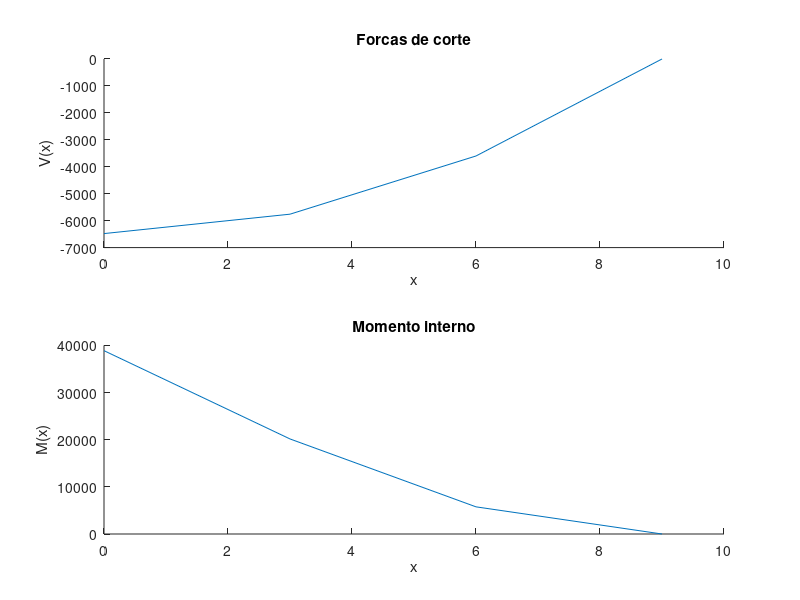

Recreate this plot in MATLAB. (Note: this script raises an error after producing the figure.)
clear;
clc;
disp("#####################################################################");
disp("REFERENCIAIS/CONVENÇÕES:");
disp("1a. Forças verticais são positivas no sentido positivo do eixo Y (para cima).");
disp("1b. Forças horizontais são positivas no sentido positivo do eixo X (para a direita).");
disp("Por exemplo, para marcar forças pontuais que são: verticais para cima: usa-se angulo 90 verticais para baixo: usa-se angulo 270 horizontais para direita: usa-se angulo 0 horizontais para esquerda: usa angulo 180")
disp("1c. Torques são positivos no sentido positivo do eixo X (para a direita).");
disp("1d. Momentos são positivos no sentido horário.");
disp("1e. Caso forças de carregamento estejam sobrepostas, cabe ao usário fazer a devida soma das funções")
disp("1f. Como adotamos refencial de forças de cima pra baixo como negativo, carregamentos que atuem em cima da barra devem ter valor de sua função negativa")
disp("");
disp("2. Os referencias são adotados todos a partir do início da viga, ou seja, posição (0,0)")
disp("O engaste será sempre localizado na parte esquerda da barra.")
# --(Afirmação acima) não necessariamente pois tem exercícios que só serão resolvidos
# mudando o referencial. Talvez somente para o apoio engastado esta afirmação é válida.
# --Supomos sempre que as vigas são ajustadas para que se localize no eixo x com inicio em (0,0)
# --Supomos também que os carregamentos distribuidos são sempre verticais de cima para baixo?
# --Podemos considerar a representação das forças verticais e horizontais atraves 
# do sinal positivo ou negativo da força ou pelo angulo correspondente. Qual é melhor?
# --Para marcar forças pontuais que são: 
# ----verticais para baixo: usa angulo 90
# ----verticais para cima: usa angulo 270
# ----horizontais para esquerda: usa angulo 0
# ----horizontais para direita: usa angulo 180
# -- Considerando dois roletes, obrigatoriamente a resultante das forças externas verticais
# deve ser de cima para baixo e deve estar entre os dois roletes.     
disp("");
disp("3. Todas as unidades devem estar no SI menos os ângulos que estão em graus");
disp("#####################################################################\n");

function forcaCarregamento = calcForcaCarregamento(carregamento)
  ini = carregamento(1);
  fim = carregamento(2);
  coefs = transpose(carregamento(3:end));
  integral = polyint(coefs);
  forcaCarregamento = polyval(integral, fim) - polyval(integral, ini);
endfunction

function momentoCarregamento = calcMomentoCarregamento(carregamento)
  ini = carregamento(1);
  fim = carregamento(2);
  coefs = carregamento(3:end);
  coefs = [coefs, 0];
  integral = polyint(coefs);
  momentoCarregamento = -1*(polyval(integral, fim) - polyval(integral, ini));
endfunction


function forcasExternas = getForcas()
  numForcasPontuais = input("Quantas forças pontuais estão sendo aplicadas na viga: ");

  forcasExternas = zeros(numForcasPontuais,3); # [x, fx, fy]

  if (numForcasPontuais > 0)
    disp("");
    disp("Para cada força, digite sua posição na viga, intensidade, ângulo em graus");
    for i = 1:numForcasPontuais
      disp(sprintf("Força %d\n", i));
      pos = input("Posição: ");
      intensidade = input("Intensidade: ");
      angulo = input("Ângulo: ");
      
      fx = intensidade*cos(deg2rad(angulo));
      fy = intensidade*sin(deg2rad(angulo));
      
      forcasExternas(i,:) = [pos;fx;fy];
      
      disp("Força computada com sucesso!\n");
    endfor
  endif
endfunction

function torques = getTorques()
  numTorques = input("Quantos torques estao sendo aplicados na viga: ");

  torques = zeros(numTorques,2); # [x, intensidade]

  if (numTorques > 0)
    disp("");
    disp("Para cada torque, digite sua posição e sua intensidade - lembrando que se a intensidade é negativa, o torque é tido no sentido oposto do eixo X.");
    for i = 1:numTorques
      disp(sprintf("Torque %d\n", i));
      pos = input("Posição: ");
      intensidade = input("Intensidade: ");
      
      torques(i, :) = [pos;intensidade];
      
      disp("Torque computado com sucesso!\n");
    endfor
  endif
endfunction

function momentos = getMomentos()
  numMomentos = input("Quantos momentos estao sendo aplicados na viga: ");

  momentos = zeros(numMomentos,2); # [x, intensidade]

  if (numMomentos > 0)
    disp("");
    disp("Para cada momento, digite sua posição e sua intensidade - lembrando que se a intensidade é negativa, o momento é tido no sentido horário.");
    for i = 1:numMomentos
      disp(sprintf("Momento %d\n", i));
      pos = input("Posição: ");
      intensidade = input("Intensidade: ");
      
      momentos(i, :) = [pos;intensidade];
      
      disp("Momento computado com sucesso!\n");
    endfor
  endif
endfunction


function carregamentos = getCarregamentos()
  numCarregamentos = input("Quantos carregamentos distribuídos estão sendo aplicados na viga: ");
  n = input("Digite o grau máximo 'n' da função de carregamento: ")
  
  carregamentos = zeros(numCarregamentos, n+3); # [posIni, posFim, coefs]

  if (numCarregamentos > 0)
    disp("");
    disp("Para cada carregamento, digite as suas posições inicial e final e sua função polinomial (em N/m)");
    for i = 1:numCarregamentos
      disp(sprintf("Carregamento %d\n", i));
      posIni = input("Posição inicial: ");
      posFim = input("Posição final: ");
      coefs = input("Coeficientes (seguindo o padrão) [an;an-1;...;a1;a0]:");
      
      carregamentos(i, :) = [posIni;posFim;coefs];
      
      disp("Carregamento computado com sucesso.");
    endfor
  endif
endfunction
%{
tamanhoViga = input("Digite o tamanho da viga: ");

forcas = getForcas();
torques = getTorques();
momentos = getMomentos();
carregamentos = getCarregamentos();

%}
tamanhoViga = 18;
forcas = zeros(0,3); # [x, fx, fy]
ForcasExternas = zeros(0,3);
torques = zeros(0,2); # [x, intensidade]
momentos = zeros(0,2); # [x, intensidade
carregamentos = [0,9,-160,0];


%{
tamanhoViga = 3.8;
forcas = [0.9,0,-54000;3.8,0,-40000;3.8,10000,0]; # [x, fx, fy]
ForcasExternas = [0.9,0,-54000;3.8,0,-48000;3.8,10000,0];
torques = zeros(0,2); # [x, intensidade]
momentos = [1.8,75000]; # [x, intensidade
carregamentos = zeros(0,3);
tamanhoViga = 18;
forcas = zeros(0,3); # [x, fx, fy]
ForcasExternas = zeros(0,3)
torques = zeros(0,2); # [x, intensidade]
momentos = zeros(0,2); # [x, intensidade
carregamentos = [0,9,-160,0];
tamanhoViga = 5;
forcas = [3,0,5000;5,0,5000]; # [x, fx, fy]
ForcasExternas = [3,0,5000;5,0,5000];
torques = zeros(0,2); # [x, intensidade]
momentos = [2,5000]; # [x, intensidade
carregamentos = zeros(0,3);
%}
#carregamentos = [0,9,160,0];

###############################################
######## CÁLCULOS PARA O ENGASTADO! ###########
###############################################

disp("#####################################################################");
disp("Reações de apoio para Apoio fixo ou engastado:");

# 1. Equilibrio de forças na horizontal:
fx = -1*(sum(forcas(:,2))); #Forças pontuais
printf("Fx: %.2f\n", fx);

# 2. Equilibrio de forças na vertical:
forcaCarregamento = 0;
for i = 1:rows(carregamentos) #Forças de carregamento distribuído
  forcaCarregamento = forcaCarregamento + calcForcaCarregamento(carregamentos(i,:));
endfor
fy = -1*(forcaCarregamento + sum(forcas(:,3))); #Forças pontuais
printf("Fy: %.2f\n", fy);
ForcaApoioVertical = fy;

# 3. Equilibrio de torques:
torque = -1*sum(torques(:,2));
printf("Torque: %.2f\n", torque);

# 4. Equilibrio de momentos:
momentoCarregamento = 0;
for i = 1:rows(carregamentos) #Momento do carregamento distribuído
  momentoCarregamento = momentoCarregamento + calcMomentoCarregamento(carregamentos(i,:));
endfor
# Momentos externos
momentoExterno = sum(momentos(:,2));
#Momentos gerados pelas forças externas pontuais
momento_forcas = -1*(dot(forcas(:,1), forcas(:, 3)));

momento = -1*(momentoExterno + momento_forcas + momentoCarregamento);
printf("Momento: %.2f\n", momento);
MomentoApoio = momento;
disp("#####################################################################\n");

#%{
######################################
# DIAGRAMA DE ESFORÇOS SOLICITANTES
######################################
# Pontos de interesse
# Sempre escolhemos o lado esquerdo da secção para encontar as forças solicitantes,
# pois ele tem o ponto considerado o nosso referencial 0.

# ?? Torques precisam de posição ?? São considerados pontos de interesse ?
PontosDeInteresse = [unique(vertcat(0.0,forcas(:,1),momentos(:,1),torques(:,1),carregamentos(:,1),carregamentos(:,2)))]

#DadosDoDiagrama_V_x = transpose(zeros((rows(PontosDeInteresse)-1)*2, 1));
#DadosDoDiagrama_M_x = transpose(zeros((rows(PontosDeInteresse)-1)*2, 1));
#cont = 0
g = figure ();
for i = 2:rows(PontosDeInteresse) # começa em 2 pois o primeiro ponto de interesse sempre sera 0.0
  printf("Ponto de interesse: %d\n", i)
  ####################################################################################
  # Calculo V interno  V(interno)(x) = Fy(resultante) - (somatorio(carregamentos(x)))
  ####################################################################################
  F_externas = sum(forcas(forcas(:,1) < PontosDeInteresse(i),:)(:,3)); #foças precisam estar no intervalo (0.0,pontoDeINnteresse(i))
  # Existe a possibilidade de ter dois tipos de carregamentos aqui:
    # -- Dado um intervalo de pontos de interesse, ao fazermos a secção e pegarmos 
    # -- a figura  com referencial 0(lado esquerdo), há a possibilidade de haver 
    # -- outros pontos de interesse que são diferente do atual. Nestes outros pontos 
    # -- pode haver carregamentos que estão definidos em um intervalo e portanto são integraveis. 
    # -- Porém, considerando o ponto de interesse atual, pode existir um carregamento
    # -- que tem integral avaliada de 0 a x sendo pontoAnterior < x < pontoAtual
    # -- Neste caso x também é o ponto em que fizemos a secção na figura.
    # -- Desta forma devemos pegar o somatório dos carregamentos que estão antes 
    # -- do pontoAnterior, pois possuem integral definida. 
    # -- Pode não haver nenhum carregamento também. 
  CarregamentosIntegraveis = carregamentos(carregamentos(:,2)<= PontosDeInteresse(i-1),:);
  ForcaCarregamento = 0;
  for j = 1:rows(CarregamentosIntegraveis)
    ForcaCarregamento = ForcaCarregamento + calcForcaCarregamento(CarregamentosIntegraveis(j,:));
  endfor
  # V interior será calculado posteriormente quando tivermos os valores de x para a integral
  # caso exista carregamento.
  V_interior_parcial = [F_externas + ForcaApoioVertical + ForcaCarregamento];
  # Esta parte só serve caso exista um carregamento entre os pontos
  # de interesse, pois dessa forma desconheceremos o limite da integral
  V_interior_carregamento_em_x =  carregamentos(carregamentos(:,2) == PontosDeInteresse(i),:);
  
  ########################################################################################
  # Calculo M interno - M(interno)(x) = Mt(resultante) + (somatorio(x*carregamentos(x)))
  ########################################################################################
  MomentoPontual = sum(momentos(momentos(:,1) < PontosDeInteresse(i),:)(:,2)); # momentos precisam estar no intervalo (0.0,pontoAtual)
  MomentoCarregamentos = 0;
  for j = 1:rows(CarregamentosIntegraveis) #Momento do carregamento distribuído
    MomentoCarregamentos = MomentoCarregamentos + calcMomentoCarregamento(CarregamentosIntegraveis(j,:));
  endfor
  # M interior será calculado posteriormente quando tivermos os valores de x para a integral.
  # Este momento interno ainda não considera o momento gerado pelo V interno
  # Este MomentoCarregamento são aqueles gerados por carregamentos anteriores ao ponto de interesse anterior. 
  M_interior_parcial = MomentoPontual + MomentoCarregamentos + MomentoApoio;
  # Esta parte só serve caso exista um carregamento entre os pontos
  # de interesse, pois dessa forma desconheceremos o limite da integral
  M_interior_carregamento_em_x = carregamentos(carregamentos(:,2) == PontosDeInteresse(i),:);

  #####################################################
  # Calculo N interno - N(interno)(x) = Fx(resultante)
  #####################################################
  N_interior = -fx - sum(forcas(forcas(:,1) < PontosDeInteresse(i),:)(:,2)); #foças precisam estar no intervalo (0.0,pontoAtual)

  #####################################################
  # Calculo T interno - T(interno)(x) = Tr(resultante)
  #####################################################
  T_interior = - torque - sum(torques(torques(:,1) < PontosDeInteresse(i),:)(:,2)); #foças precisam estar no intervalo (0.0,pontoAtual)
  
  ####################################################################
  # Calculo dos valores da tabela necessario para montar o diagrama
  ####################################################################
  
  # Criando valores de x no intervalo de dois pontos de interesse

  # TODO: MUDAR A DISTANCIA
  X = transpose(linspace(PontosDeInteresse(i-1),PontosDeInteresse(i),4));
  DadosDoDiagrama_V_x = zeros(rows(X), 1);
  DadosDoDiagrama_M_x = zeros(rows(X), 1);
  for j = 1:rows(X)
      printf("Ponto em x: %d\n", X(j))

    # Se existir carregamento entre os pontos de interesse a integral sera entre o ponto anterior e o x
    if (sum(carregamentos(:,2)==PontosDeInteresse(i))==1) 
      V_interior_carregamento_em_x(1) = carregamentos(carregamentos(:,2)==PontosDeInteresse(i),1); # posIni
      V_interior_carregamento_em_x(2) = X(j);  # posFim
      V_x = -1*(V_interior_parcial + calcForcaCarregamento(V_interior_carregamento_em_x));
      M_interior_carregamento_em_x(1) = carregamentos(carregamentos(:,2)==PontosDeInteresse(i),1); # posIni
      M_interior_carregamento_em_x(2) = X(j) ; # posFim
      M_x = -1*(M_interior_parcial + calcMomentoCarregamento(M_interior_carregamento_em_x) - (V_x * X(j)));
    else
      V_x = -1*V_interior_parcial; 
      M_x = -1*(M_interior_parcial - (V_x * X(j)));
    endif

    printf("V_x: %d\n", V_x)
    printf("M_x: %d\n", M_x)
        
    
    #printf(DadosDoDiagrama_V_x(j));
    DadosDoDiagrama_V_x(j) = [V_x];
    DadosDoDiagrama_M_x(j) = [M_x];
  endfor   
  # plot da função para cada intervalo dos pontos de interesse
  

  subplot(2,1,1);
  hold on;
  xlabel ("x");
  ylabel ("V(x)");
  title ("Forcas de corte");
  plot(X,DadosDoDiagrama_V_x);
  hold off;     
  
  subplot(2,1,2);
  hold on;
  xlabel ("x");
  ylabel ("M(x)");
  title ("Momento interno");
  plot(X,DadosDoDiagrama_M_x);
  hold off;
endfor
print diagramaForcasSolicitantes.pdf;
open diagramaForcasSolicitantes.pdf
#%}
%{
x = 0:0.01:3;
hf = figure ();
plot (x, erf (x));
hold on;
plot (x, x, "r");
axis ([0, 3, 0, 1]);
text (0.65, 0.6175, ['$\displaystyle\leftarrow x = {2 \over \sqrt{\pi}}'...
                     '\int_{0}^{x} e^{-t^2} dt = 0.6175$'],
      "interpreter", "latex");
xlabel ("x");
ylabel ("erf (x)");
title ("erf (x) with text annotation");
print (hf, "plot15_7.pdf", "-dpdflatexstandalone");
system ("pdflatex plot15_7");
open plot15_7.pdf
%}